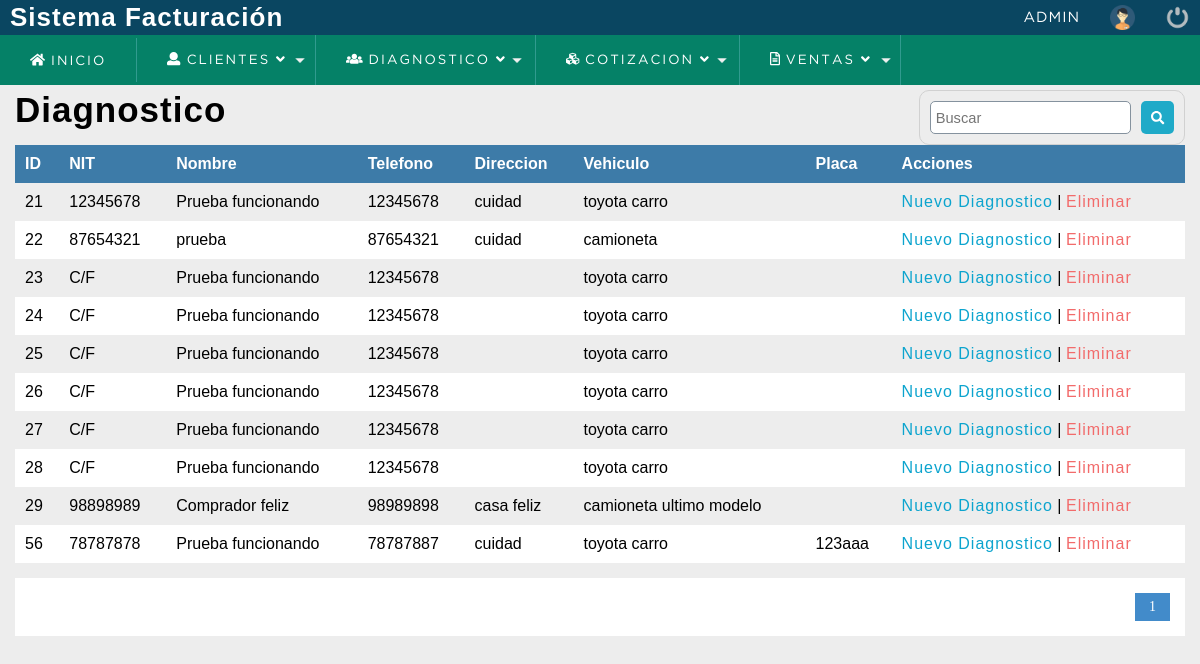
Screenshot of /sistema/diagnostico.php (signed in) with the database file from the repository.
### tables this page shows
CREATE TABLE `cliente` (
  `idcliente` int(11) NOT NULL,
  `nit` int(11) DEFAULT NULL,
  `nombre` varchar(80) DEFAULT NULL,
  `telefono` bigint(20) DEFAULT NULL,
  `email` text NOT NULL,
  `direccion` text DEFAULT NULL,
  `dateadd` datetime NOT NULL DEFAULT current_timestamp(),
  `usuario_id` int(11) NOT NULL,
  `estatus` int(11) NOT NULL DEFAULT 1,
  `vehiculo` text NOT NULL,
  `placa` text NOT NULL,
  `kilometraje` int(11) NOT NULL,
  `foto` text NOT NULL
);

### sistema/diagnostico.php (the view, shortened to what this page needs)
<?php
	include "../conexion.php";
 ?>
<!DOCTYPE html>
<html lang="en">
<head>
	<?php include "includes/scripts.php"; ?>
</head>
<body>
	<?php include "includes/header.php"; ?>
	<section id="container">
		<h1>Diagnostico</h1>
		<form action="buscar_diagnostico.php" method="get" class="form_search">
			<input type="text" name="busqueda" id="busqueda" placeholder="Buscar">
			<button type="submit" class="btn_search"><i class="fas fa-search"></i></button>
		</form>
		<table>
			<tr>
				<th>ID</th>
				<th>NIT</th>
				<th>Nombre</th>
				<th>Telefono</th>
				<th>Direccion</th>
				<th>Vehiculo</th>
				<th>Placa</th>
				<th>Acciones</th>
			</tr>
		<?php
			$sql_registe = mysqli_query($conection,"SELECT COUNT(*) as total_registro FROM Cliente WHERE estatus = 1 ");
			$result_register = mysqli_fetch_array($sql_registe);
			$total_registro = $result_register['total_registro'];
			$por_pagina = 10;
			if(empty($_GET['pagina']))
			{
				$pagina = 1;
			}else{
				$pagina = $_GET['pagina'];
			}
			$desde = ($pagina-1) * $por_pagina;
			$total_paginas = ceil($total_registro / $por_pagina);
			$query = mysqli_query($conection,"SELECT * FROM cliente
                     WHERE estatus = 1 ORDER BY idcliente ASC LIMIT $desde,$por_pagina
				");
			$result = mysqli_num_rows($query);
			if($result > 0){
				while ($data = mysqli_fetch_array($query)) {
                    if ($data["nit"]== 0) {
                        $nit = 'C/F';
                    }else {
                        $nit = $data["nit"];
                    }
			?>
				<tr>
					<td><?php echo $data["idcliente"]; ?></td>
					<td><?php echo $nit;?></td>
					<td><?php echo $data["nombre"]; ?></td>
					<td><?php echo $data["telefono"]; ?></td>
					<td><?php echo $data["direccion"]; ?></td>
					<td><?php echo $data['vehiculo'] ?></td>
					<td><?php echo $data['placa'] ?></td>
					<td>
						<a class="link_edit" href="nuevo_diagnostico.php?id=<?php echo $data["idcliente"]; ?>">Nuevo Diagnostico</a>
						|
						<a class="link_delete" target="_blank" href="https://declaraguate.sat.gob.gt/declaraguate-web/">Eliminar</a>
					<?php }?>
					</td>
				</tr>
		<?php
				}
		 ?>
		</table>
		<div class="paginador">
			<ul>
			<?php
				for ($i=1; $i <= $total_paginas; $i++) {
					if($i == $pagina)
					{
						echo '<li class="pageSelected">'.$i.'</li>';
					}else{
						echo '<li><a href="?pagina='.$i.'">'.$i.'</a></li>';
					}
				}
			 ?>
			</ul>
		</div>
	</section>
</body>
</html>

### sistema/css/style.css (style rules this page uses)
* { margin: 0; padding: 0; box-sizing: border-box; }
body { background: #ededed; }
h1, h2, h3, h4, h5, h6 { font-family: 'arial'; font-weight: bold; letter-spacing: 1px; }
h1 { font-size: 26px; }
a { text-decoration: none; font-family: arial; letter-spacing: 1px; }
#container { padding: 90px 15px 15px; }
form { background: #FFF; margin: auto; padding: 20px 50px; border: 1px solid #d1d1d1; }
input,select { display: block; width: 100%; font-size: 11pt; padding: 5px; border: 1px solid #85929e; border-radius: 5px; }
#container h1 { font-size: 35px; display: inline-block; }
table { border-collapse: collapse; font-size: 12pt; font-family: 'arial'; width: 100%; }
table th { text-align: left; padding: 10px; background: #3d7ba8; color: #FFF; }
table tr:nth-child(odd) { background: #FFF; }
table td { padding: 10px; }
.link_edit { color: #0ca4ce; }
.link_delete { color: #f26b6b; }
.paginador ul { padding: 15px; list-style: none; background: #FFF; margin-top: 15px; display: -webkit-flex; display: -moz-flex; display: -ms-flex; display: -o-flex; display: flex; justify-content: flex-end; }
.paginador a, .pageSelected { color: #428bca; border: 1px solid #ddd; padding: 5px; display: inline-block; font-size: 14px; text-align: center; width: 35px; }
.pageSelected { color: #FFF; background: #428bca; border: 1px solid #428bca; }
.form_search { display: -webkit-flex; display: -moz-flex; display: -ms-flex; display: -o-flex; display: flex; float: right; background: initial; padding: 10px; border-radius: 10px; }
.form_search .btn_search { background: #1faac8; color: #FFF; padding: 10px; border: 0; cursor: pointer; margin-left: 10px; display: -webkit-flex; display: -moz-flex; display: -ms-flex; display: -o-flex; display: flex; border-radius: 5px; }

### rows the page displays
cliente: idcliente "21", nit "12345678", nombre "Prueba funcionando", telefono "12345678", direccion "cuidad", vehiculo "toyota carro"
cliente: idcliente "22", nit "87654321", nombre "prueba", telefono "87654321", direccion "cuidad", vehiculo "camioneta"
cliente: idcliente "23", nit "C/F", nombre "Prueba funcionando", telefono "12345678", vehiculo "toyota carro"
cliente: idcliente "24", nit "C/F", nombre "Prueba funcionando", telefono "12345678", vehiculo "toyota carro"
cliente: idcliente "25", nit "C/F", nombre "Prueba funcionando", telefono "12345678", vehiculo "toyota carro"
cliente: idcliente "26", nit "C/F", nombre "Prueba funcionando", telefono "12345678", vehiculo "toyota carro"
cliente: idcliente "27", nit "C/F", nombre "Prueba funcionando", telefono "12345678", vehiculo "toyota carro"
cliente: idcliente "28", nit "C/F", nombre "Prueba funcionando", telefono "12345678", vehiculo "toyota carro"
cliente: idcliente "29", nit "98898989", nombre "Comprador feliz", telefono "98989898", direccion "casa feliz", vehiculo "camioneta ultimo modelo"
cliente: idcliente "56", nit "78787878", nombre "Prueba funcionando", telefono "78787887", direccion "cuidad", vehiculo "toyota carro", placa "123aaa"

### other values shown
$_SESSION['user'] "ADMIN"
